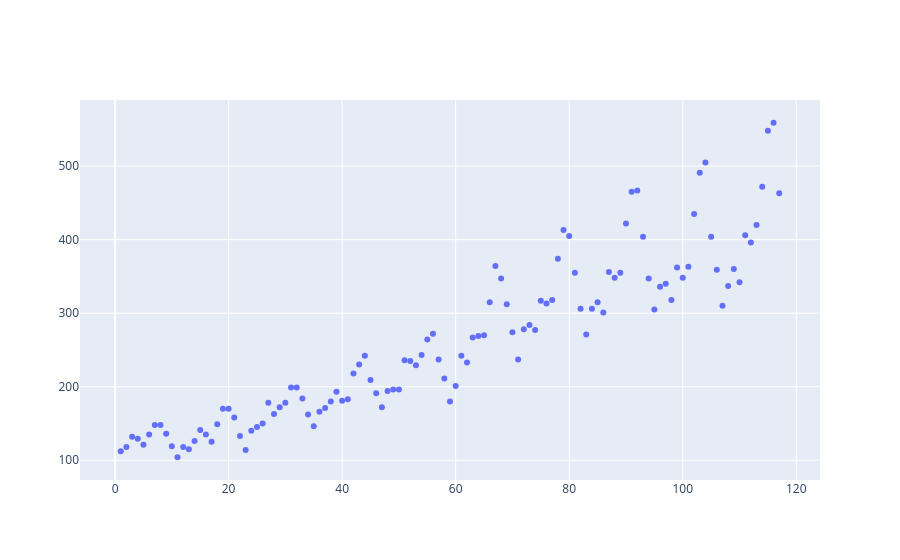

Here is the notebook cell this chart was saved with:
### Code cell
fig = go.Figure()

fig.add_trace(go.Scatter(
    x=X_train["mese_numerico"],
    y=y_train["passengers"],
    mode="markers",
    name="Train"
))

fig.show()
